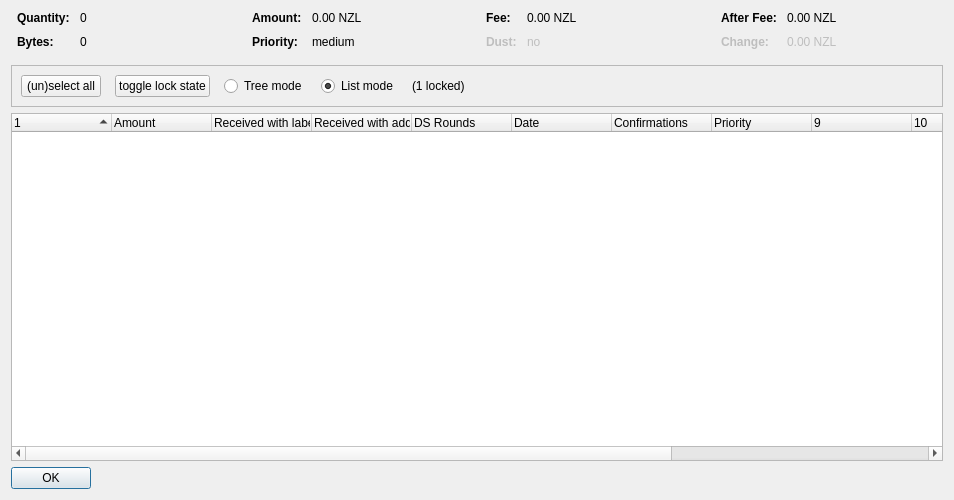
<?xml version="1.0" encoding="UTF-8"?>
<ui version="4.0">
 <class>CoinControlDialog</class>
 <widget class="QDialog" name="CoinControlDialog">
  <property name="geometry">
   <rect>
    <x>0</x>
    <y>0</y>
    <width>954</width>
    <height>500</height>
   </rect>
  </property>
  <property name="windowTitle">
   <string>Coin Selection</string>
  </property>
  <layout class="QVBoxLayout" name="verticalLayout">
   <item>
    <layout class="QHBoxLayout" name="horizontalLayoutTop" stretch="0,0,0,0">
     <property name="topMargin">
      <number>0</number>
     </property>
     <property name="bottomMargin">
      <number>10</number>
     </property>
     <item>
      <layout class="QFormLayout" name="formLayoutCoinControl1">
       <property name="horizontalSpacing">
        <number>10</number>
       </property>
       <property name="verticalSpacing">
        <number>10</number>
       </property>
       <property name="leftMargin">
        <number>6</number>
       </property>
       <property name="rightMargin">
        <number>6</number>
       </property>
       <item row="0" column="0">
        <widget class="QLabel" name="labelCoinControlQuantityText">
         <property name="font">
          <font>
           <weight>75</weight>
           <bold>true</bold>
          </font>
         </property>
         <property name="text">
          <string>Quantity:</string>
         </property>
        </widget>
       </item>
       <item row="0" column="1">
        <widget class="QLabel" name="labelCoinControlQuantity">
         <property name="cursor">
          <cursorShape>IBeamCursor</cursorShape>
         </property>
         <property name="contextMenuPolicy">
          <enum>Qt::ActionsContextMenu</enum>
         </property>
         <property name="text">
          <string notr="true">0</string>
         </property>
         <property name="textInteractionFlags">
          <set>Qt::LinksAccessibleByMouse|Qt::TextSelectableByKeyboard|Qt::TextSelectableByMouse</set>
         </property>
        </widget>
       </item>
       <item row="1" column="0">
        <widget class="QLabel" name="labelCoinControlBytesText">
         <property name="font">
          <font>
           <weight>75</weight>
           <bold>true</bold>
          </font>
         </property>
         <property name="text">
          <string>Bytes:</string>
         </property>
        </widget>
       </item>
       <item row="1" column="1">
        <widget class="QLabel" name="labelCoinControlBytes">
         <property name="cursor">
          <cursorShape>IBeamCursor</cursorShape>
         </property>
         <property name="contextMenuPolicy">
          <enum>Qt::ActionsContextMenu</enum>
         </property>
         <property name="text">
          <string notr="true">0</string>
         </property>
         <property name="textInteractionFlags">
          <set>Qt::LinksAccessibleByMouse|Qt::TextSelectableByKeyboard|Qt::TextSelectableByMouse</set>
         </property>
        </widget>
       </item>
      </layout>
     </item>
     <item>
      <layout class="QFormLayout" name="formLayoutCoinControl2">
       <property name="horizontalSpacing">
        <number>10</number>
       </property>
       <property name="verticalSpacing">
        <number>10</number>
       </property>
       <property name="leftMargin">
        <number>6</number>
       </property>
       <property name="rightMargin">
        <number>6</number>
       </property>
       <item row="0" column="0">
        <widget class="QLabel" name="labelCoinControlAmountText">
         <property name="font">
          <font>
           <weight>75</weight>
           <bold>true</bold>
          </font>
         </property>
         <property name="text">
          <string>Amount:</string>
         </property>
        </widget>
       </item>
       <item row="0" column="1">
        <widget class="QLabel" name="labelCoinControlAmount">
         <property name="cursor">
          <cursorShape>IBeamCursor</cursorShape>
         </property>
         <property name="contextMenuPolicy">
          <enum>Qt::ActionsContextMenu</enum>
         </property>
         <property name="text">
          <string notr="true">0.00 NZL</string>
         </property>
         <property name="textInteractionFlags">
          <set>Qt::LinksAccessibleByMouse|Qt::TextSelectableByKeyboard|Qt::TextSelectableByMouse</set>
         </property>
        </widget>
       </item>
       <item row="1" column="0">
        <widget class="QLabel" name="labelCoinControlPriorityText">
         <property name="font">
          <font>
           <weight>75</weight>
           <bold>true</bold>
          </font>
         </property>
         <property name="text">
          <string>Priority:</string>
         </property>
        </widget>
       </item>
       <item row="1" column="1">
        <widget class="QLabel" name="labelCoinControlPriority">
         <property name="cursor">
          <cursorShape>IBeamCursor</cursorShape>
         </property>
         <property name="contextMenuPolicy">
          <enum>Qt::ActionsContextMenu</enum>
         </property>
         <property name="text">
          <string>medium</string>
         </property>
         <property name="textInteractionFlags">
          <set>Qt::LinksAccessibleByMouse|Qt::TextSelectableByKeyboard|Qt::TextSelectableByMouse</set>
         </property>
        </widget>
       </item>
      </layout>
     </item>
     <item>
      <layout class="QFormLayout" name="formLayoutCoinControl3">
       <property name="horizontalSpacing">
        <number>10</number>
       </property>
       <property name="verticalSpacing">
        <number>10</number>
       </property>
       <property name="leftMargin">
        <number>6</number>
       </property>
       <property name="rightMargin">
        <number>6</number>
       </property>
       <item row="0" column="0">
        <widget class="QLabel" name="labelCoinControlFeeText">
         <property name="font">
          <font>
           <weight>75</weight>
           <bold>true</bold>
          </font>
         </property>
         <property name="text">
          <string>Fee:</string>
         </property>
        </widget>
       </item>
       <item row="0" column="1">
        <widget class="QLabel" name="labelCoinControlFee">
         <property name="cursor">
          <cursorShape>IBeamCursor</cursorShape>
         </property>
         <property name="contextMenuPolicy">
          <enum>Qt::ActionsContextMenu</enum>
         </property>
         <property name="text">
          <string notr="true">0.00 NZL</string>
         </property>
         <property name="textInteractionFlags">
          <set>Qt::LinksAccessibleByMouse|Qt::TextSelectableByKeyboard|Qt::TextSelectableByMouse</set>
         </property>
        </widget>
       </item>
       <item row="1" column="0">
        <widget class="QLabel" name="labelCoinControlLowOutputText">
         <property name="enabled">
          <bool>false</bool>
         </property>
         <property name="font">
          <font>
           <weight>75</weight>
           <bold>true</bold>
          </font>
         </property>
         <property name="text">
          <string>Dust:</string>
         </property>
        </widget>
       </item>
       <item row="1" column="1">
        <widget class="QLabel" name="labelCoinControlLowOutput">
         <property name="enabled">
          <bool>false</bool>
         </property>
         <property name="cursor">
          <cursorShape>IBeamCursor</cursorShape>
         </property>
         <property name="contextMenuPolicy">
          <enum>Qt::ActionsContextMenu</enum>
         </property>
         <property name="text">
          <string>no</string>
         </property>
         <property name="textInteractionFlags">
          <set>Qt::LinksAccessibleByMouse|Qt::TextSelectableByKeyboard|Qt::TextSelectableByMouse</set>
         </property>
        </widget>
       </item>
      </layout>
     </item>
     <item>
      <layout class="QFormLayout" name="formLayoutCoinControl4">
       <property name="horizontalSpacing">
        <number>10</number>
       </property>
       <property name="verticalSpacing">
        <number>10</number>
       </property>
       <property name="leftMargin">
        <number>6</number>
       </property>
       <property name="rightMargin">
        <number>6</number>
       </property>
       <item row="0" column="0">
        <widget class="QLabel" name="labelCoinControlAfterFeeText">
         <property name="font">
          <font>
           <weight>75</weight>
           <bold>true</bold>
          </font>
         </property>
         <property name="text">
          <string>After Fee:</string>
         </property>
        </widget>
       </item>
       <item row="0" column="1">
        <widget class="QLabel" name="labelCoinControlAfterFee">
         <property name="cursor">
          <cursorShape>IBeamCursor</cursorShape>
         </property>
         <property name="contextMenuPolicy">
          <enum>Qt::ActionsContextMenu</enum>
         </property>
         <property name="text">
          <string notr="true">0.00 NZL</string>
         </property>
         <property name="textInteractionFlags">
          <set>Qt::LinksAccessibleByMouse|Qt::TextSelectableByKeyboard|Qt::TextSelectableByMouse</set>
         </property>
        </widget>
       </item>
       <item row="1" column="0">
        <widget class="QLabel" name="labelCoinControlChangeText">
         <property name="enabled">
          <bool>false</bool>
         </property>
         <property name="font">
          <font>
           <weight>75</weight>
           <bold>true</bold>
          </font>
         </property>
         <property name="text">
          <string>Change:</string>
         </property>
        </widget>
       </item>
       <item row="1" column="1">
        <widget class="QLabel" name="labelCoinControlChange">
         <property name="enabled">
          <bool>false</bool>
         </property>
         <property name="cursor">
          <cursorShape>IBeamCursor</cursorShape>
         </property>
         <property name="contextMenuPolicy">
          <enum>Qt::ActionsContextMenu</enum>
         </property>
         <property name="text">
          <string notr="true">0.00 NZL</string>
         </property>
         <property name="textInteractionFlags">
          <set>Qt::LinksAccessibleByMouse|Qt::TextSelectableByKeyboard|Qt::TextSelectableByMouse</set>
         </property>
        </widget>
       </item>
      </layout>
     </item>
    </layout>
   </item>
   <item>
    <widget class="QFrame" name="frame">
     <property name="minimumSize">
      <size>
       <width>0</width>
       <height>40</height>
      </size>
     </property>
     <property name="frameShape">
      <enum>QFrame::StyledPanel</enum>
     </property>
     <property name="frameShadow">
      <enum>QFrame::Sunken</enum>
     </property>
     <layout class="QHBoxLayout" name="horizontalLayout">
      <item>
       <layout class="QHBoxLayout" name="horizontalLayoutPanel" stretch="0,0,0,0,0,0">
        <property name="spacing">
         <number>14</number>
        </property>
        <item>
         <widget class="QPushButton" name="pushButtonSelectAll">
          <property name="sizePolicy">
           <sizepolicy hsizetype="Maximum" vsizetype="Fixed">
            <horstretch>0</horstretch>
            <verstretch>0</verstretch>
           </sizepolicy>
          </property>
          <property name="text">
           <string>(un)select all</string>
          </property>
          <property name="autoDefault">
           <bool>false</bool>
          </property>
         </widget>
        </item>
        <item>
         <widget class="QPushButton" name="pushButtonToggleLock">
          <property name="sizePolicy">
           <sizepolicy hsizetype="Maximum" vsizetype="Fixed">
            <horstretch>0</horstretch>
            <verstretch>0</verstretch>
           </sizepolicy>
          </property>
          <property name="text">
           <string>toggle lock state</string>
          </property>
          <property name="autoDefault">
           <bool>false</bool>
          </property>
         </widget>
        </item>
        <item>
         <widget class="QRadioButton" name="radioTreeMode">
          <property name="sizePolicy">
           <sizepolicy hsizetype="Maximum" vsizetype="Fixed">
            <horstretch>0</horstretch>
            <verstretch>0</verstretch>
           </sizepolicy>
          </property>
          <property name="text">
           <string>Tree mode</string>
          </property>
         </widget>
        </item>
        <item>
         <widget class="QRadioButton" name="radioListMode">
          <property name="sizePolicy">
           <sizepolicy hsizetype="Maximum" vsizetype="Fixed">
            <horstretch>0</horstretch>
            <verstretch>0</verstretch>
           </sizepolicy>
          </property>
          <property name="text">
           <string>List mode</string>
          </property>
          <property name="checked">
           <bool>true</bool>
          </property>
         </widget>
        </item>
        <item>
         <widget class="QLabel" name="labelLocked">
          <property name="text">
           <string>(1 locked)</string>
          </property>
         </widget>
        </item>
        <item>
         <spacer name="horizontalSpacer">
          <property name="orientation">
           <enum>Qt::Horizontal</enum>
          </property>
          <property name="sizeHint" stdset="0">
           <size>
            <width>40</width>
            <height>20</height>
           </size>
          </property>
         </spacer>
        </item>
       </layout>
      </item>
     </layout>
    </widget>
   </item>
   <item>
    <widget class="CoinControlTreeWidget" name="treeWidget">
     <property name="contextMenuPolicy">
      <enum>Qt::CustomContextMenu</enum>
     </property>
     <property name="sortingEnabled">
      <bool>false</bool>
     </property>
     <property name="columnCount">
      <number>13</number>
     </property>
     <attribute name="headerShowSortIndicator" stdset="0">
      <bool>true</bool>
     </attribute>
     <attribute name="headerStretchLastSection">
      <bool>false</bool>
     </attribute>
     <column>
      <property name="text">
       <string/>
      </property>
     </column>
     <column>
      <property name="text">
       <string>Amount</string>
      </property>
     </column>
     <column>
      <property name="text">
       <string>Received with label</string>
      </property>
     </column>
     <column>
      <property name="text">
       <string>Received with address</string>
      </property>
     </column>
     <column>
      <property name="text">
       <string>DS Rounds</string>
      </property>
     </column>
     <column>
      <property name="text">
       <string>Date</string>
      </property>
     </column>
     <column>
      <property name="text">
       <string>Confirmations</string>
      </property>
      <property name="toolTip">
       <string>Confirmed</string>
      </property>
     </column>
     <column>
      <property name="text">
       <string>Priority</string>
      </property>
     </column>
     <column>
      <property name="text">
       <string/>
      </property>
     </column>
     <column>
      <property name="text">
       <string/>
      </property>
     </column>
     <column>
      <property name="text">
       <string/>
      </property>
     </column>
     <column>
      <property name="text">
       <string/>
      </property>
     </column>
     <column>
      <property name="text">
       <string/>
      </property>
     </column>
    </widget>
   </item>
   <item>
    <widget class="QDialogButtonBox" name="buttonBox">
     <property name="sizePolicy">
      <sizepolicy hsizetype="Maximum" vsizetype="Fixed">
       <horstretch>0</horstretch>
       <verstretch>0</verstretch>
      </sizepolicy>
     </property>
     <property name="orientation">
      <enum>Qt::Horizontal</enum>
     </property>
     <property name="standardButtons">
      <set>QDialogButtonBox::Ok</set>
     </property>
    </widget>
   </item>
  </layout>
 </widget>
 <customwidgets>
  <customwidget>
   <class>CoinControlTreeWidget</class>
   <extends>QTreeWidget</extends>
   <header>coincontroltreewidget.h</header>
  </customwidget>
 </customwidgets>
 <resources/>
 <connections/>
</ui>
